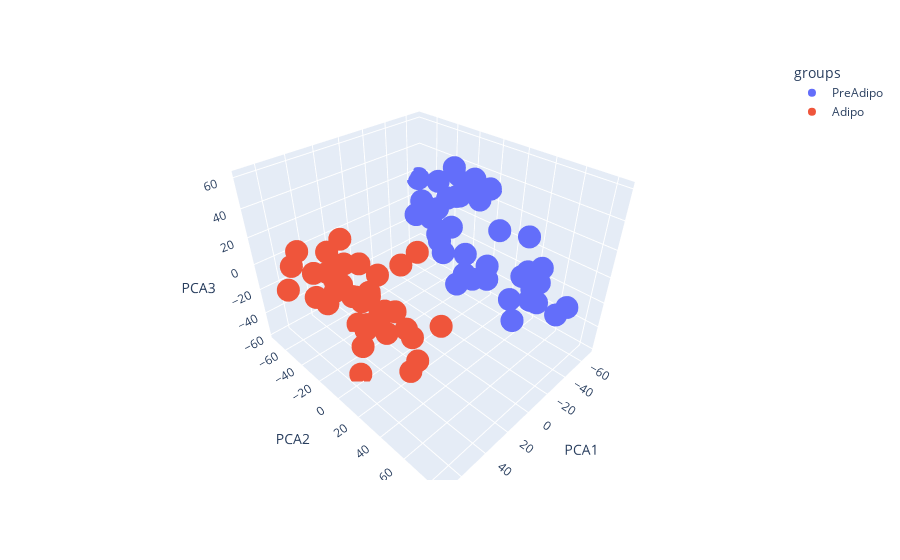

Notebook cell for this chart:
### Code cell
fig = px.scatter_3d(pca_output_log_df, x='PCA1', y='PCA2', z='PCA3', color="groups")
fig.show()
